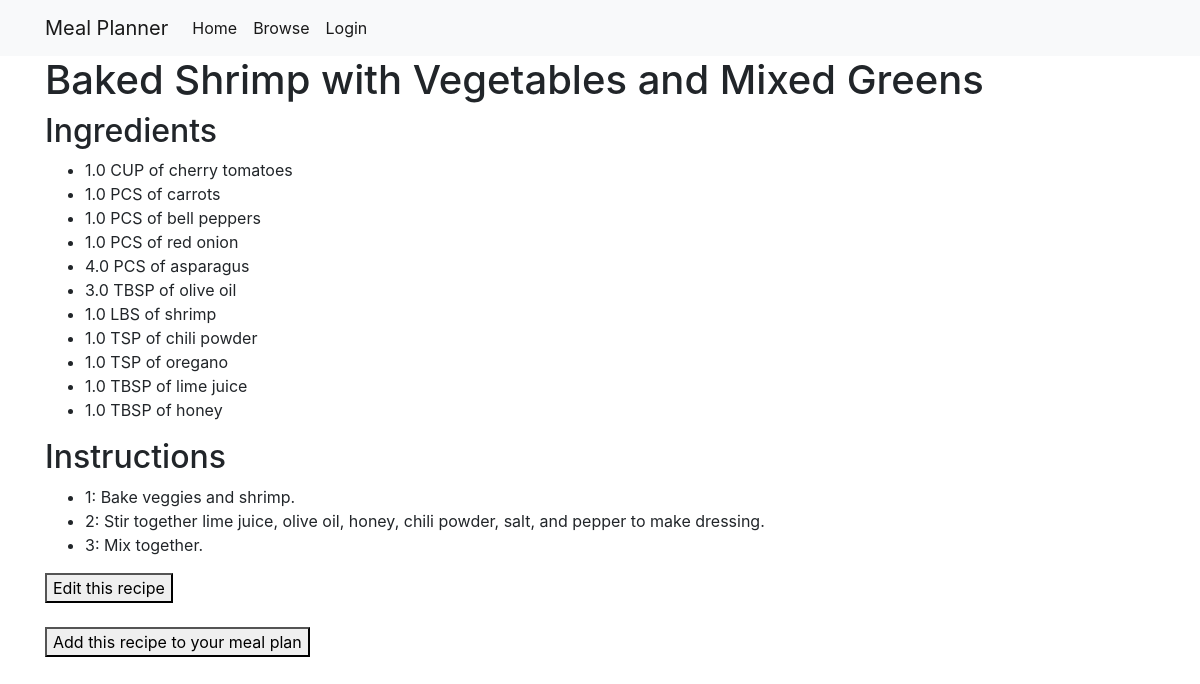
Screenshot of /recipes/baked-shrimp-with-vegetables-and-mixed-greens/ with the database file from the repository.
### recipes/models.py (models this page shows, shortened)
class Recipe(models.Model):
	name = models.CharField(max_length=50, unique=True)
	likes = models.IntegerField(default=0)
	cuisine = models.CharField(max_length=50, default='world')
	servings = models.IntegerField(default=1)
	ready_in = models.DurationField(default=datetime.timedelta(hours=1))
	cal = models.IntegerField(null=True)
	slug = models.SlugField(unique=True)
	ingredients = models.ManyToManyField(
		Ingredient,
		through='RecipeItem',
		related_name='recipes')
	users = models.ManyToManyField(
		User,
		through='UserRecipe',
		related_name='recipes',
		blank=True)
	class Meta:
		ordering = ('name',)

class RecipeItem(models.Model):
	MEASUREMENT_UNITS = [
		('TSP', 'Teaspoons'),
		('TBSP', 'Tablespoons'),
		('CUP', 'Cups'),
		('PINT', 'Pint'),
		('QRT', 'Quart'),
		('GAL', 'Gallon'),
		('OZ', 'Ounces'),
		('LBS', 'Pounds'),
		('G', 'Grams'),
		('KG', 'Kilograms'),
		('PCS', 'Pieces'),
		('NA', 'None'),
	]
	id = models.AutoField(primary_key=True)
	qty = models.FloatField(default=0)
	description = models.CharField(max_length=100, blank=True, default="")
	unit = models.CharField(
		max_length=30,
		choices=MEASUREMENT_UNITS,
		default='NA')
	ingredient = models.ForeignKey(
		Ingredient,
		related_name='recipe_items',
		on_delete=models.SET_NULL,
		null=True,
		blank=True)
	recipe = models.ForeignKey(
		Recipe,
		related_name='recipe_items',
		on_delete=models.CASCADE)
	class Meta:
		verbose_name = 'Recipe item'

class Ingredient(models.Model):
	SPRING = 'SP'
	SUMMER = 'SU'
	FALL = 'FA'
	WINTER = 'WI'
	ALL_SEASONS = 'AS'
	SEASONALITY_CHOICES = [
		(SPRING, 'Spring'),
		(SUMMER, 'Summer'),
		(FALL, 'Fall'),
		(WINTER, 'Winter'),
		(ALL_SEASONS, 'All seasons'),
	]
	name = models.CharField(max_length=30, unique=True)
	seasonality = models.CharField(
		max_length=30,
		choices=SEASONALITY_CHOICES,
		default=ALL_SEASONS)
	class Meta:
		ordering = ('name',)

class Instruction(models.Model):
	step_num = models.IntegerField()
	text = models.TextField()
	recipe_name = models.ForeignKey(Recipe, on_delete=models.CASCADE)

### recipes/views.py (the view)
# urls.py: path('<slug:recipe_name_slug>/', views.show_recipe, name='show_recipe'),
def show_recipe(request, recipe_name_slug):
    try:
        recipe = Recipe.objects.get(slug=recipe_name_slug)
        recipe_items = RecipeItem.objects.filter(recipe=recipe)
        instructions = Instruction.objects.filter(recipe_name=recipe)
        context_dict = {
            'recipe': recipe,
            'recipe_items': recipe_items,
            'instructions': instructions,
        }
    except Recipe.DoesNotExist:
        context_dict = {
            'recipe': None,
            'recipe_items': None,
            'instructions': None,
        }
    return render(request, 'recipes/show_recipe.html', context=context_dict)

### templates/recipes/show_recipe.html
{% extends "base_generic.html" %}
{% block content %}
<h1>{{ recipe.name }}</h1>
<div>
	<h2>Ingredients</h2>
	{% if recipe_items %}
	<ul>
		{% for item in recipe_items %}
		<li>{{ item.qty }} {{ item.unit }} of {{ item.ingredient.name }}</li>
		{% endfor %}
	</ul>
	{% else %}
	<strong>No ingredients.</strong>
	{% endif %}
	<h2>Instructions</h2>
	{% if instructions %}
	<ul>
		{% for instruction in instructions %}
		<li>
			{{ instruction.step_num }}: {{ instruction.text }}
		</li>
		{% endfor %}
	</ul>
	{% else %}
	<strong>No instructions.</strong>
	{% endif %}
</div>
<div>
	<a href="/recipes/{{ recipe.slug }}/edit_recipe">
		<button type="submit">Edit this recipe</button>
	</a>
	<br />
	<br />
	<a href="/recipes/{{ recipe.slug }}/save_recipe">
		<button type="submit">Add this recipe to your meal plan</button>
	</a>
</div>
{% endblock %}

### rows the page displays
Recipe: name "Baked Shrimp with Vegetables and Mixed Greens"
RecipeItem: qty "1.0", unit "CUP", ingredient.name "cherry tomatoes"
RecipeItem: qty "1.0", unit "PCS", ingredient.name "carrots"
RecipeItem: qty "1.0", unit "PCS", ingredient.name "bell peppers"
RecipeItem: qty "1.0", unit "PCS", ingredient.name "red onion"
RecipeItem: qty "4.0", unit "PCS", ingredient.name "asparagus"
RecipeItem: qty "3.0", unit "TBSP", ingredient.name "olive oil"
RecipeItem: qty "1.0", unit "LBS", ingredient.name "shrimp"
RecipeItem: qty "1.0", unit "TSP", ingredient.name "chili powder"
RecipeItem: qty "1.0", unit "TSP", ingredient.name "oregano"
RecipeItem: qty "1.0", unit "TBSP", ingredient.name "lime juice"
RecipeItem: qty "1.0", unit "TBSP", ingredient.name "honey"
Instruction: step_num "1", text "Bake veggies and shrimp."
Instruction: step_num "2", text "Stir together lime juice, olive oil, honey, chili powder, salt, and pepper to make dressing."
Instruction: step_num "3", text "Mix together."
